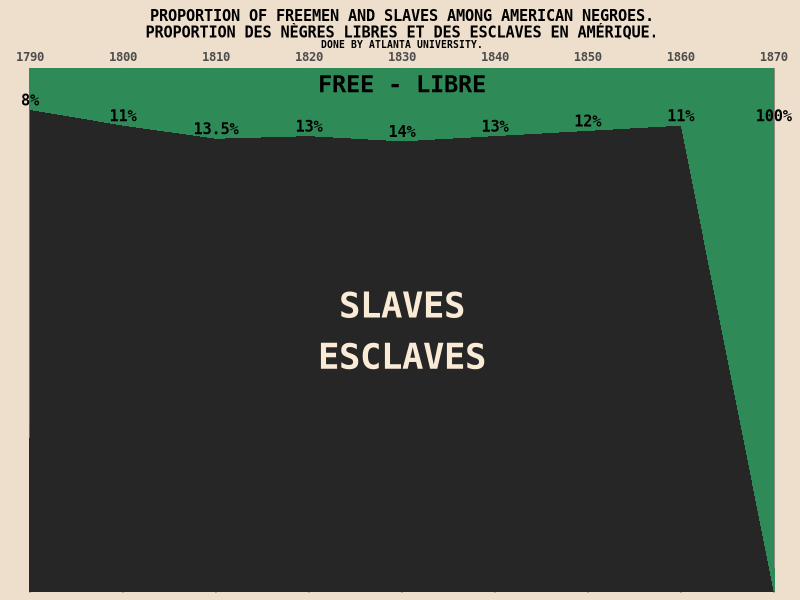

Write R code to recreate this figure.
#################################
### ggplot2 meets W. E. B. Du Bois
###
### graph 1: =========================================
### proportion of freemen and slaves
### original: https://hdl.loc.gov/loc.pnp/ppmsca.33913
###
### digitized original collection available at:
### https://www.loc.gov/pictures/collection/anedub/dubois.html
#################################

library(dplyr)
library(ggplot2)

### intial setup: ====================================

# going to use the Inconsolata font, available for download here:
# https://fonts.google.com/specimen/Inconsolata
font_name <- "Inconsolata"

# set up theme skeleton with apporpriate font, correct background color,
# centered and bold main title, centered subtitle
theme_du_bois <- function() {
  theme_gray(base_family = font_name) %+replace%
    theme(
      plot.background = element_rect(
        fill = "antiquewhite2",
        color = "antiquewhite2"
      ),
      panel.background = element_rect(
        fill = "antiquewhite2",
        color = "antiquewhite2"
      ),
      plot.title = element_text(
        hjust = 0.5,
        face = "bold"
      ),
      plot.subtitle = element_text(hjust = 0.5)
    )
}

# creating data from original graph -------
freemen <- data.frame(
  year = seq(1790, 1870, by = 10),
  pct_free = c(0.08, 0.11, 0.135, 0.13, 0.14, 0.13, 0.12, 0.11, 1)
) %>%
  dplyr::mutate(
    pct_slave = 1 - pct_free,
    # replace the last value (0%) with the previous one so that it's aligned
    # in the same place as the actual image
    labels = replace(pct_slave, n(), pct_slave[n() - 1])
  )

# plot -------
ppmsca_33913 <- ggplot(
  data = freemen,
  mapping = aes(
    x = year,
    y = pct_slave
  )
) +
  geom_area(aes(y = 1),
    fill = "seagreen"
  ) +
  geom_area(fill = "gray15") +
  labs(
    title = "PROPORTION OF FREEMEN AND SLAVES AMONG AMERICAN NEGROES.\nPROPORTION DES NÈGRES LIBRES ET DES ESCLAVES EN AMÉRIQUE.",
    subtitle = "DONE BY ATLANTA UNIVERSITY."
  ) +
  scale_x_continuous(
    breaks = seq(1790, 1870, by = 10),
    position = "top"
  ) +
  coord_cartesian(
    expand = FALSE,
    clip = "off",
    xlim = c(1788, 1872)
  ) +
  theme_du_bois()

# annotations for plot
ppmsca_33913 + geom_text(aes(
  y = labels,
  label = paste0(100 * pct_free, "%"),
  family = font_name,
  fontface = "bold"
),
nudge_y = 0.02
) +
  annotate("text",
    label = c("SLAVES\nESCLAVES", "FREE - LIBRE"),
    color = c("antiquewhite", "black"),
    size = c(9, 6),
    x = 1830,
    y = c(0.5, 0.97),
    family = font_name,
    fontface = "bold"
  ) +
  ### theme adjustments
  theme(
    text = element_text(face = "bold"),
    panel.background = element_blank(),
    plot.subtitle = element_text(size = 7),
    panel.grid.major.x = element_line(color = "gray25"),
    panel.grid.minor = element_blank(),
    panel.grid.major.y = element_blank(),
    axis.text.y = element_blank(),
    axis.ticks = element_blank(),
    axis.title = element_blank()
  )
